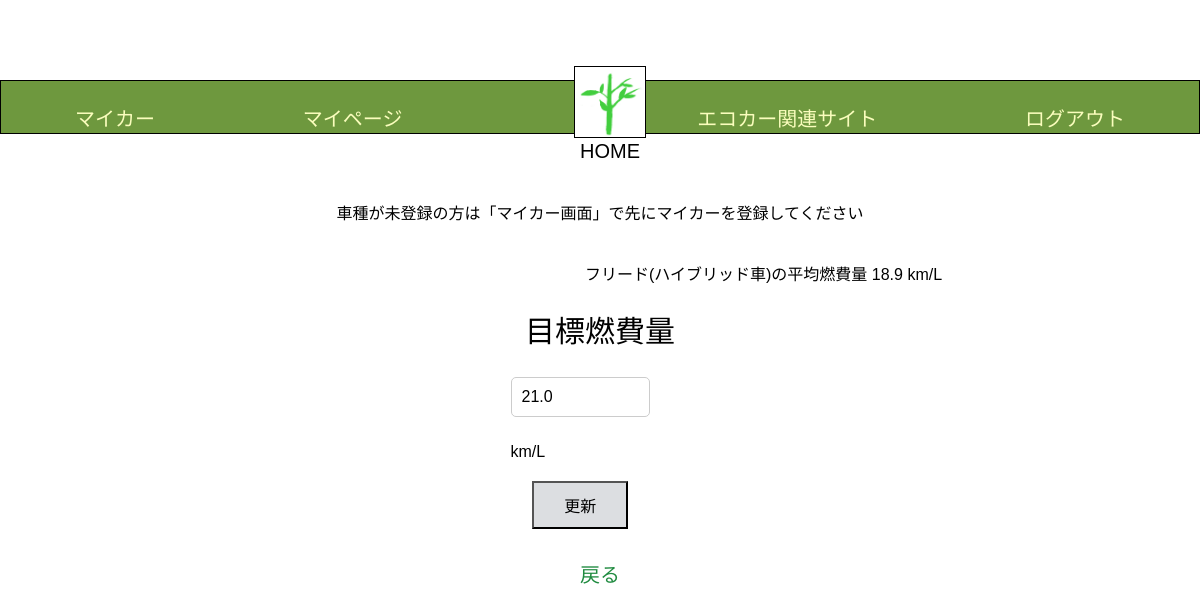
Before: /Edrive/target_fuelefficiency/1 (signed in) with the older database file.
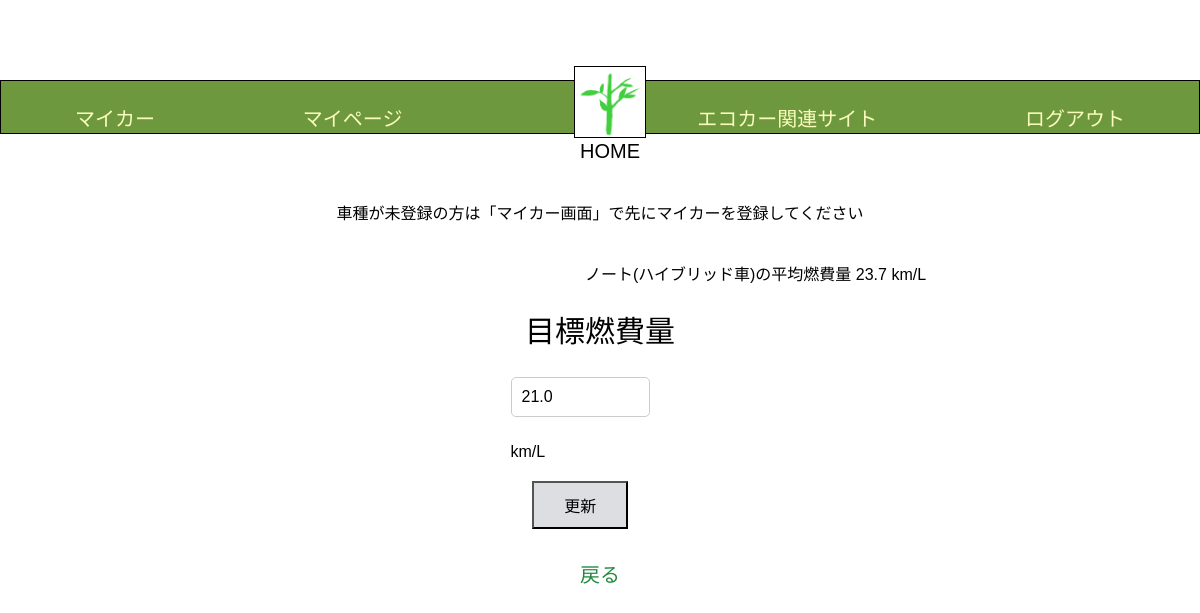
After: the same page with the newer database file.
### Edrive/models.py (models this page shows, shortened)
class BaseModel(models.Model):
    created_at = models.DateTimeField(auto_now_add=True)
    updated_at = models.DateTimeField(auto_now=True)
    class Meta:
        abstract = True

class MyCar(BaseModel):
    name = models.CharField(max_length=1000, default='default_name')
    user = models.ForeignKey(User, related_name='mycars', on_delete=models.CASCADE)
    car_model = models.ForeignKey(CarModel, on_delete=models.CASCADE,null=True)
    purchase_on = models.DateField(null=True)
    next_oil_change_on = models.DateField(null=True)
    next_inspection_on = models.DateField(null=True)
    target_fuel_efficiency = models.FloatField(null=True, blank=True)
    class Meta:
        db_table = 'my_cars'

class CarModel(BaseModel):
    CarModel_CHOICES = [
        ('AQUA', 'アクア'),
        ('ROOMY','ルーミー'),
        ('ALPHARD','アルファード'),
        ('RAIZE', 'ライズ'),
        ('N-BOX','エヌボックス'),
        ('FREED','フリード'),
        ('VEZEL', 'ヴェゼル'),
        ('CANBUS', 'ムーヴキャンバス'),
        ('Tanto','タント'),
        ('Rocky', 'ロッキー'),
        ('NOTE', 'ノート'),
        ('SERENA','セレナ'),
        ('DAYZ','デイズ'),
        ('X-TRAIL', 'エクストレイル'),
    ]
    EngineType_CHOICES = [
        ('gasoline', 'ガソリン'),
        ('hybrid', 'ハイブリッド'),
        ('other', 'その他'),
    ]
    Color_CHOICES = [
        ('red', 'レッド'),
        ('blue','ブルー'),
        ('white','ホワイト'),
        ('yellow', 'イエロー'),
        ('pink', 'ピンク'),
        ('green', 'グリーン'),
        ('black', 'ブラック'),
        ('purple', 'パープル'),
        ('grey', 'グレー'),
        ('brown', 'ブラウン'),
    ]
    name = models.CharField(max_length=1000, default='default_name')
    manufacturer = models.ForeignKey(Manufacturer, on_delete=models.CASCADE, null=True)
    car_model_name = models.CharField(max_length=120, choices=CarModel_CHOICES)
    engine_type = models.CharField(max_length=50, choices=EngineType_CHOICES)
    color = models.CharField(max_length=150, choices=Color_CHOICES)
    average_fuel_efficiency = models.FloatField(null=True, blank=True)
    car_group = models.CharField(max_length=200, null=True, default=None)
    class Meta:
        db_table = 'car_models'

### Edrive/views.py (the view, shortened to what this page needs)
# urls.py: path('target_fuelefficiency/<int:pk>',TargetFuelView.as_view(), name = 'target_fuelefficiency'),
class TargetFuelView(LoginRequiredMixin, UpdateView):
    model = MyCar
    template_name = 'target_fuelefficiency.html'
    form_class = TargetFuelForm
    def get(self, request, *args, **kwargs):
        user_id = request.user.id
        user = request.user
        my_car = MyCar.objects.filter(user=request.user).first()
        if my_car:
            average_fuel_efficiency = my_car.car_model.average_fuel_efficiency
            form = TargetFuelForm(instance=my_car)
        else:
            average_fuel_efficiency = None
            form = TargetFuelForm()
        context = {
            'average_fuel_efficiency': average_fuel_efficiency,
            'form':form,
            'my_car': my_car,
        }
        return render(request, self.template_name, context)

### Edrive/forms.py (shortened to what this page needs)
class TargetFuelForm(forms.ModelForm):
    target_fuel_efficiency = forms.FloatField(label = '')
    class Meta:
        model = MyCar
        fields = ['target_fuel_efficiency']
        labels = {
            'target_fuel_efficiency':'目標燃費量(km/L)',
        }
        widgets = {
            'target_fuel_efficiency': forms.NumberInput(attrs={'step': '0.1'}),
        }

### templates/target_fuelefficiency.html (shortened to what this page needs)
{% load static %}
<!DOCTYPE html>
<html lang="ja">
   <head>
      <link rel="stylesheet" href="{% static 'css/style.css' %}">
   </head>
   <body>
       <header class="header-container">
      <nav class="navbar navbar-expand-lg navbar-light bg-light">
        <a class="navbar-brand" href="{% url 'Edrive:my_car' user.pk %}">マイカー</a>
        <a class="navbar-brand" href="{% url 'Edrive:mypage' user.pk %}">マイページ</a>
        <div class="logo">
        <a href="{% url 'Edrive:home' %}" class="home-link">
             <img src = "{% get_media_prefix %}shinryoku.png"  alt = "ホーム">
             <p>HOME</p>
        </a>
        </div>
        <a class="navbar-brand" href="{% url 'Edrive:eco_car_site' %}">エコカー関連サイト</a>
        <a class="navbar-brand" href="{% url 'Edrive:logout' %}">ログアウト</a>
      </nav>
      </header>
   <div class="target">
   <p>車種が未登録の方は「マイカー画面」で先にマイカーを登録してください</p>
   {% if my_car %}
   <h4>{{ my_car.car_model.car_model_name }}の平均燃費量 {{ my_car.car_model.average_fuel_efficiency }} km/L</h4>
   {% endif %}
<label for="target_fuel_efficiency">目標燃費量</label>
   <nav>
        <form method="POST">
           {{ form.as_p }}km/L
   <button type="submit">更新</button>
        </form>
        <a class="navbar-brand" href="{% url 'Edrive:home' %}">戻る</a>
   </nav>
   </div>
   </body>
</html>

Changed rows visible on the page:
changed MyCar: car_model.car_model_name "フリード(ハイブリッド車)" → "ノート(ハイブリッド車)"; car_model.average_fuel_efficiency "18.9" → "23.7"
